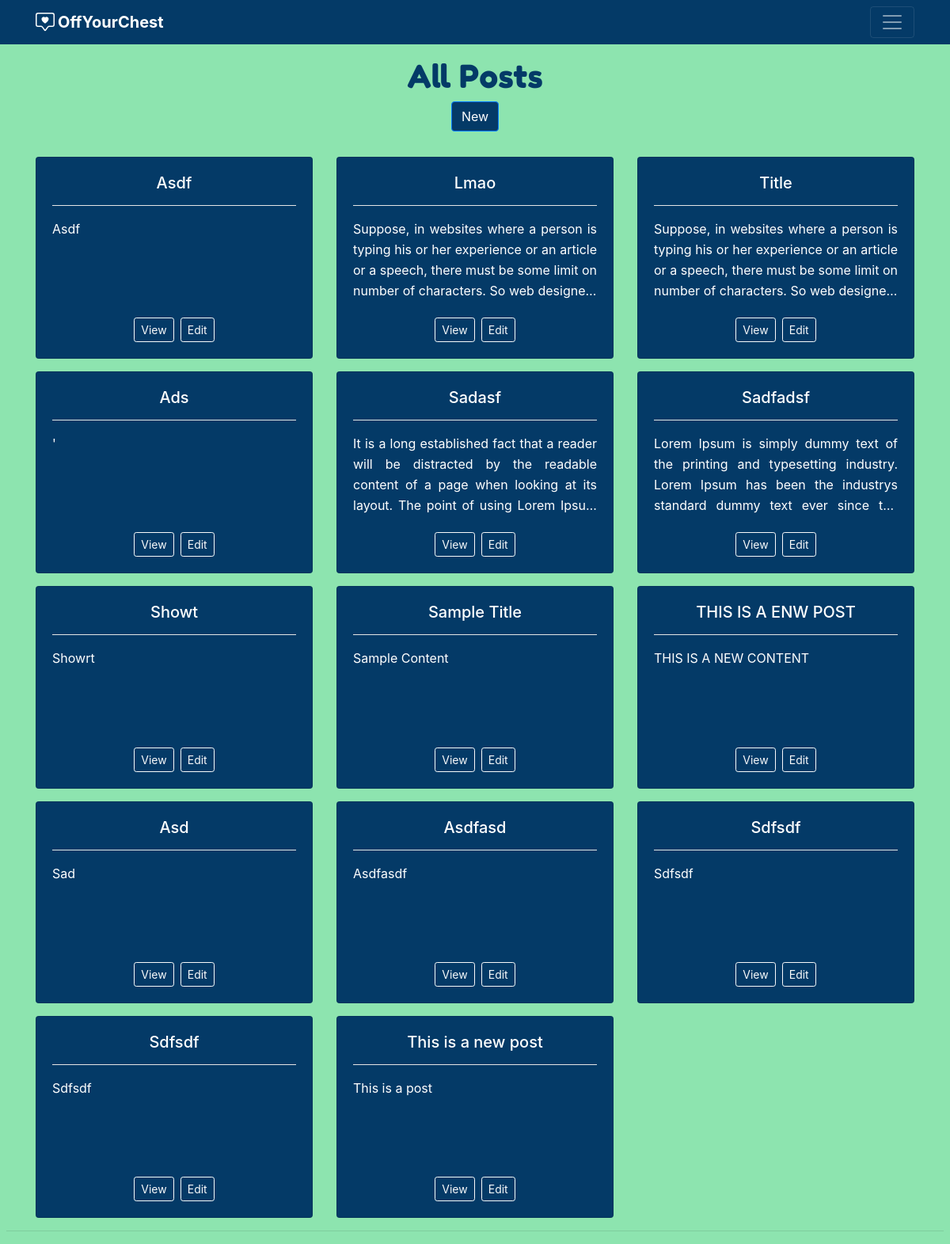
Screenshot of /pages/viewall.php with the database file from the repository.
### tables this page shows
CREATE TABLE `data` (
  `id` int(11) NOT NULL,
  `title` varchar(255) NOT NULL,
  `content` longtext NOT NULL
);

### config/logic.php (called while the page is built, shortened)
<?php
    include "db.php";
    if(isset($_REQUEST['id'])){
        $id=$_REQUEST['id'];
        $sql = "SELECT * FROM data WHERE id = $id";
        $query = mysqli_query($conn, $sql);
    }
    else{
        $sql = "SELECT * FROM data";
        $query = mysqli_query($conn, $sql);
    }
?>

### pages/viewall.php (the view, shortened to what this page needs)
<?php
    include "logic.php"
?>
<!DOCTYPE html>
<html lang="en">
<head>
    <link rel="stylesheet" href="https://cdn.jsdelivr.net/npm/bootstrap@4.3.1/dist/css/bootstrap.min.css">
    <link rel="stylesheet" href="https://cdnjs.cloudflare.com/ajax/libs/font-awesome/4.7.0/css/font-awesome.min.css">
    <link rel="stylesheet" href="style.css">
</head>
<body>
    <header>
        <div class="navbar navbar-dark box-shadow">
            <div class="container d-flex justify-content-between">
            <a href="index.php" class="navbar-brand d-flex align-items-center">
                <strong class="mx-1">OffYourChest</strong>
            </a>
            <button class="navbar-toggler" type="button" data-toggle="collapse" data-target="#navbarHeader" aria-controls="navbarHeader" aria-expanded="false" aria-label="Toggle navigation">
                <span class="navbar-toggler-icon"></span>
            </button>
            </div>
        </div>
    </header>
    <section class="posts-section" id="posts">
    <h1 class="text-center mt-3">All Posts</h1>
        <div class="d-flex mt-2 rounded-lg justify-content-center align-items-center">
            <a href="create.php" class="btn-custom btn btn-primary mx-2">New</a>
        </div>
        <div id="fullscreen main-container" class="container mt-3">
            <div class="row">
                <?php foreach($query as $q){?>
                    <div class="col-md-4">
                        <div class="card box-shadow text-white mt-3">
                            <div class="card-body">
                                <h5 class="card-title text-center"><?php echo $q['title'];?></h5>
                                <hr style="background-color:white;">
                                <p class="card-text text-justify"><?php echo $q['content'];?></p>
                                <div class="d-flex justify-content-center align-items-center">
                                    <div class="btn-group">
                                        <a href="view.php?id=<?php echo $q['id'];?>"><button type="button" class="btn btn-sm btn-outline-light btn2 mx-1">View</button></a>
                                        <a href="edit.php?id=<?php echo $q['id'];?>"><button type="button" class="btn btn-sm btn-outline-light btn2 mx-1">Edit</button></a>
                                    </div>
                                </div>
                            </div>
                        </div>
                    </div>
                <?php }?>
            </div>
        </div>
    </section>
    <div class="footer mx-2">
            <hr>
    </div>
</body>
</html>

### pages/style.css (style rules this page uses)
h1:not(#blog-title) { font-family:'Fredoka One'; color:#043a67 }
.navbar { background-color: #043a67; }
#main-container,body { background-color: #8de4af; }
.card { background: #043a67; }
.card-body, .card { min-width: 18rem; min-height:5rem; position: relative; }
.card-text { min-height:5rem; display: -webkit-box; max-width: 400px; height: 109.2px; -webkit-line-clamp: 4; -webkit-box-orient: vertical; overflow: hidden; text-overflow: ellipsis; line-height: 1.625; }
.card-title { white-space: nowrap; overflow: hidden; text-overflow: ellipsis; }
p::first-letter, h5::first-letter, h1::first-letter { text-transform: uppercase; }
.btn-primary { background-color: #043a67 !important; }

### rows the page displays
data: title "asdf", content "asdf"
data: title "Lmao", content "Suppose, in websites where a person is typing his or her experience or an article or a speech, there must be some limit on number of characters. So web…"
data: title "Title", content "Suppose, in websites where a person is typing his or her experience or an article or a speech, there must be some limit on number of characters. So web…"
data: title "ads", content "'"
data: title "sadasf", content "It is a long established fact that a reader will be distracted by the readable content of a page when looking at its layout. The point of using Lorem…"
data: title "sadfadsf", content "Lorem Ipsum is simply dummy text of the printing and typesetting industry. Lorem Ipsum has been the industrys standard dummy text ever since…"
data: title "showt", content "showrt"
data: title "Sample Title", content "Sample Content"
data: title "THIS IS A ENW POST", content "THIS IS A NEW CONTENT"
data: title "asd", content "sad"
data: title "asdfasd", content "asdfasdf"
data: title "sdfsdf", content "sdfsdf"
data: title "sdfsdf", content "sdfsdf"
data: title "this is a new post", content "this is a post"
